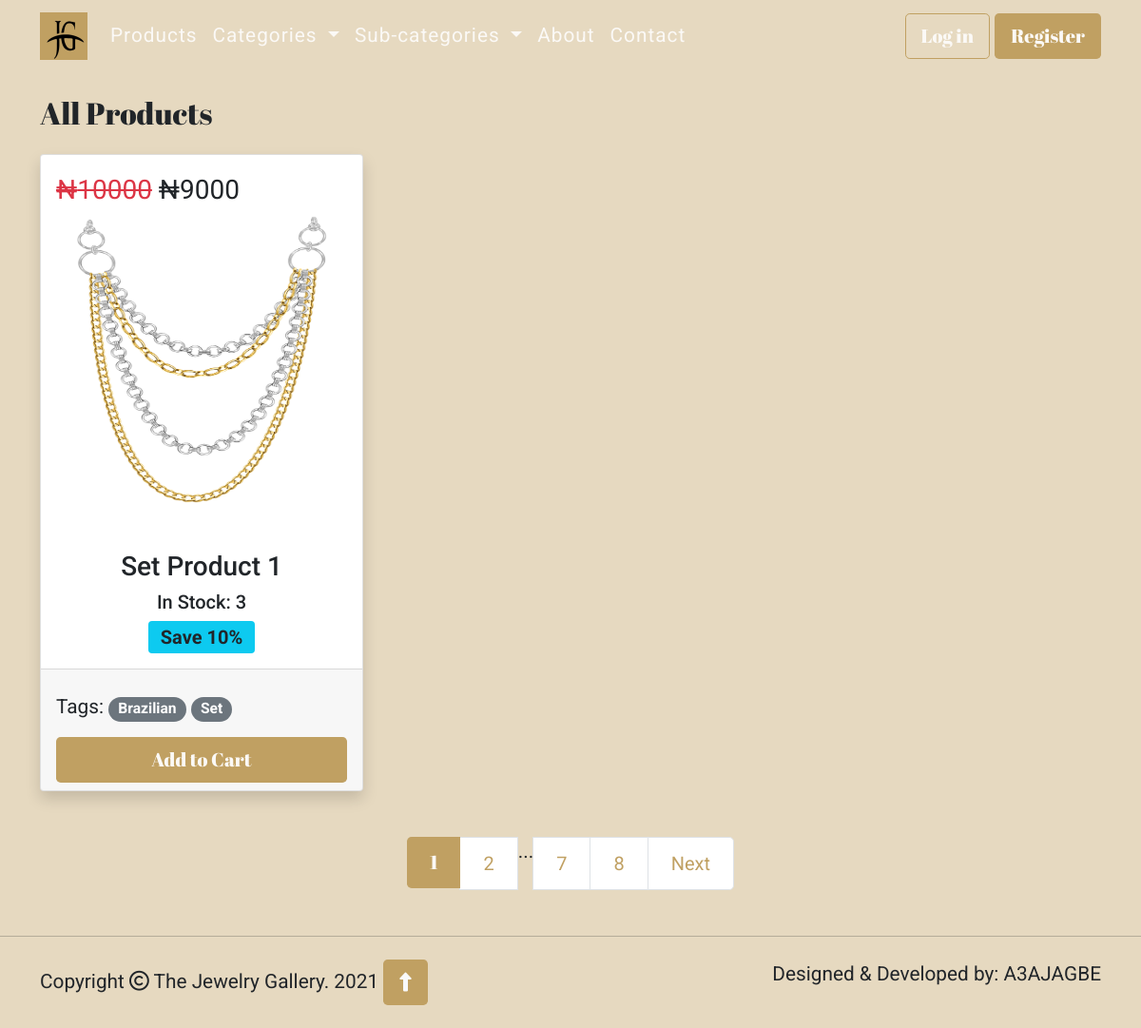
Page /store_products on the committed database.
### store/models.py (models this page shows, shortened)
class Products(db.Model):
    id = db.Column(db.Integer, primary_key=True)
    name = db.Column(db.String(50), nullable=False)
    price = db.Column(db.Integer, nullable=False)
    discount = db.Column(db.Integer)
    stock = db.Column(db.Integer, nullable=False)
    image = db.Column(db.String(128), unique=True, nullable=False)
    category_id = db.Column(db.Integer, db.ForeignKey('categories.id'), nullable=False)
    sub_category_id = db.Column(db.Integer, db.ForeignKey('subcategories.id'), nullable=False)
    def get_percent_saved(self):
        amount_saved = self.price - self.discount
        return round(amount_saved / self.price * 100)

class Categories(db.Model):
    id = db.Column(db.Integer, primary_key=True)
    category = db.Column(db.String(50), unique=True, nullable=False)
    products = db.relationship('Products', backref='category', lazy=True)
    def __repr__(self):
        return self.category

class Subcategories(db.Model):
    id = db.Column(db.Integer, primary_key=True)
    sub_category = db.Column(db.String(50), unique=True, nullable=False)
    products = db.relationship('Products', backref='subcategory', lazy=True)
    def __repr__(self):
        return self.sub_category

### store/views.py (the view)
@app.route('/store_products')
def product():
    page = request.args.get('page', 1, type=int)
    all_products = Products.query.paginate(page=page, per_page=1)
    categories = Categories.query.join(Products, (Categories.id == Products.category_id)).all()
    sub_categories = Subcategories.query.join(Products, (Subcategories.id == Products.sub_category_id)).all()
    return render_template('products.html', year=current_year, products=all_products, categories=categories,
                           sub_categories=sub_categories)

### store/templates/products.html (shortened to what this page needs)
{% extends 'base.html' %}
{% block content %}
  <div class="container products mb-5">
      <h2 class="pb-3">All Products</h2>
      {% include "_products_div.html" %}
  </div>
    <div class="container mb-5">
        <div aria-label="Page navigation example ">
          <ul class="pagination pagination-lg justify-content-center">
              {% for page_num in products.iter_pages(left_edge=1, right_edge=2, left_current=1, right_current=2) %}
                {% if page_num %}
                    {% if products.page == page_num %}
                     <li class="page-item active" aria-current="page"> <span class="page-link">{{ page_num }}</span></li>
                    {% else %}
                    <li class="page-item"><a class="page-link" href="{{ url_for('product', page=page_num) }}">{{ page_num }}</a></li>
                    {% endif %}
                {% else %}
                ...
                {% endif %}
               {% endfor %}
              {% if products.has_next %}
                <li class="page-item"><a class="page-link" href="{{ url_for('product', page=products.next_num) }}">Next</a></li>
              {% endif %}
          </ul>
        </div>
    </div>
{% endblock %}

### store/templates/_products_div.html
 <div class="row row-cols-1 row-cols-md-3 g-5">
    {% for product in products.items %}
      <div class="col">
            <div class="card h-100 shadow">
                <img src="static/products_images/{{product.image}}" class="card-img-top" alt="{{ product.name }} Image" height="400px">
                <div class="card-img-overlay price-overlay">
                    {% if product.discount %}
                    <p class="card-text fs-3">
                        <s class="text-danger">₦{{ product.price }}</s> ₦{{ product.discount }}</p>
                    {% else %}
                    <p class="card-text fs-3">₦{{ product.price }}</p>
                    {% endif %}
                </div>
                <div class="card-body text-center">
                    <h3 class="card-title">{{ product.name }}</h3>
                    {% if product.stock > 0 %}
                     <h5>In Stock: {{ product.stock }} </h5>
                    {% else %}
                        <div class="card-img-overlay stock-overlay">
                            <h2 class="text-danger">Out of Stock</h2>
                         </div>
                    {% endif %}
                    {% if product.discount %}
                        <span class="badge bg-info text-dark fs-5">Save {{ product.get_percent_saved() }}%</span>
                    {% endif %}
                </div>
                <div class="card-footer">
                    <p class="text-start pt-3">Tags:
                        <a href="{{ url_for('get_category', cat_id=product.category_id) }}"><span class="badge rounded-pill bg-secondary">{{ product.category }}</span></a>
                        <a href="{{ url_for('get_subcategory', sub_cat_id=product.sub_category_id) }}"><span class="badge rounded-pill bg-secondary">{{ product.subcategory }}</span></a>
                    </p>
                    <div class="d-grid">
                        <a class="btn theme-btn btn-lg" href="#" role="button">Add to Cart</a>
                    </div>
                </div>
            </div>
        </div>
     {% endfor %}
</div>

### store/static/style.css (style rules this page uses)
body { font-size: 1.3rem; font-family: 'Roboto', sans-serif; background: #E6D9C0; }
h1, h2 { font-family: 'Abril Fatface', cursive; }
.theme-btn { background: #C0A062; color: #FBF9F6; font-family: 'Abril Fatface', cursive; }
.home-products .card img, .products .card img { padding: 60px 30px 30px; }
.products { margin-top: 100px; }
.page-item.active .page-link, .page-link:hover { background: #C0A062; border: #C0A062; color: #FBF9F6; font-family: 'Abril Fatface', cursive; }
.page-link { color: #C0A062; }

### rows in the picture
Products: image (picture), price "10000", discount "9000", name "Set Product 1", stock "3", get_percent_saved "10", category "Brazilian", subcategory "Set"

### other values in the picture
{{ page_num }} "1"
{{ page_num }} "2" "7" "8"
{{ year }} "2021"
